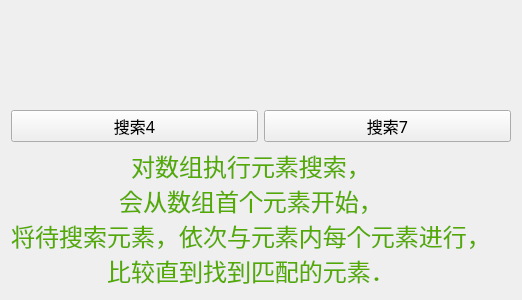
<?xml version="1.0" encoding="UTF-8"?>
<ui version="4.0">
 <class>ArrayValueVisitWidget</class>
 <widget class="QWidget" name="ArrayValueVisitWidget">
  <property name="geometry">
   <rect>
    <x>0</x>
    <y>0</y>
    <width>498</width>
    <height>300</height>
   </rect>
  </property>
  <property name="windowTitle">
   <string>Form</string>
  </property>
  <layout class="QVBoxLayout" name="verticalLayout_2">
   <item>
    <layout class="QVBoxLayout" name="verticalLayout">
     <item>
      <widget class="ArrayValueVisitDrawingWidget" name="widget" native="true"/>
     </item>
     <item>
      <layout class="QHBoxLayout" name="horizontalLayout">
       <item>
        <widget class="QPushButton" name="search4">
         <property name="font">
          <font>
           <family>文泉驿正黑</family>
           <pointsize>12</pointsize>
          </font>
         </property>
         <property name="text">
          <string>搜索4</string>
         </property>
        </widget>
       </item>
       <item>
        <widget class="QPushButton" name="search7">
         <property name="font">
          <font>
           <family>文泉驿正黑</family>
           <pointsize>12</pointsize>
          </font>
         </property>
         <property name="text">
          <string>搜索7</string>
         </property>
        </widget>
       </item>
      </layout>
     </item>
    </layout>
   </item>
   <item>
    <layout class="QHBoxLayout" name="horizontalLayout_2">
     <item>
      <widget class="QLabel" name="label_2">
       <property name="maximumSize">
        <size>
         <width>16777215</width>
         <height>150</height>
        </size>
       </property>
       <property name="palette">
        <palette>
         <active>
          <colorrole role="WindowText">
           <brush brushstyle="SolidPattern">
            <color alpha="255">
             <red>85</red>
             <green>170</green>
             <blue>0</blue>
            </color>
           </brush>
          </colorrole>
         </active>
         <inactive>
          <colorrole role="WindowText">
           <brush brushstyle="SolidPattern">
            <color alpha="255">
             <red>85</red>
             <green>170</green>
             <blue>0</blue>
            </color>
           </brush>
          </colorrole>
         </inactive>
         <disabled>
          <colorrole role="WindowText">
           <brush brushstyle="SolidPattern">
            <color alpha="255">
             <red>190</red>
             <green>190</green>
             <blue>190</blue>
            </color>
           </brush>
          </colorrole>
         </disabled>
        </palette>
       </property>
       <property name="font">
        <font>
         <family>文泉驿正黑</family>
         <pointsize>18</pointsize>
         <weight>50</weight>
         <bold>false</bold>
        </font>
       </property>
       <property name="text">
        <string>对数组执行元素搜索，
会从数组首个元素开始，
将待搜索元素，依次与元素内每个元素进行，
比较直到找到匹配的元素．</string>
       </property>
       <property name="alignment">
        <set>Qt::AlignCenter</set>
       </property>
      </widget>
     </item>
     <item>
      <widget class="QLabel" name="label">
       <property name="maximumSize">
        <size>
         <width>16777215</width>
         <height>150</height>
        </size>
       </property>
       <property name="palette">
        <palette>
         <active>
          <colorrole role="WindowText">
           <brush brushstyle="SolidPattern">
            <color alpha="255">
             <red>85</red>
             <green>170</green>
             <blue>0</blue>
            </color>
           </brush>
          </colorrole>
         </active>
         <inactive>
          <colorrole role="WindowText">
           <brush brushstyle="SolidPattern">
            <color alpha="255">
             <red>85</red>
             <green>170</green>
             <blue>0</blue>
            </color>
           </brush>
          </colorrole>
         </inactive>
         <disabled>
          <colorrole role="WindowText">
           <brush brushstyle="SolidPattern">
            <color alpha="255">
             <red>190</red>
             <green>190</green>
             <blue>190</blue>
            </color>
           </brush>
          </colorrole>
         </disabled>
        </palette>
       </property>
       <property name="font">
        <font>
         <family>文泉驿正黑</family>
         <pointsize>18</pointsize>
        </font>
       </property>
       <property name="text">
        <string/>
       </property>
       <property name="alignment">
        <set>Qt::AlignCenter</set>
       </property>
      </widget>
     </item>
    </layout>
   </item>
  </layout>
 </widget>
 <customwidgets>
  <customwidget>
   <class>ArrayValueVisitDrawingWidget</class>
   <extends>QWidget</extends>
   <header>Ui/Drawing/arrayvaluevisitdrawingwidget.h</header>
   <container>1</container>
  </customwidget>
 </customwidgets>
 <resources/>
 <connections/>
</ui>
